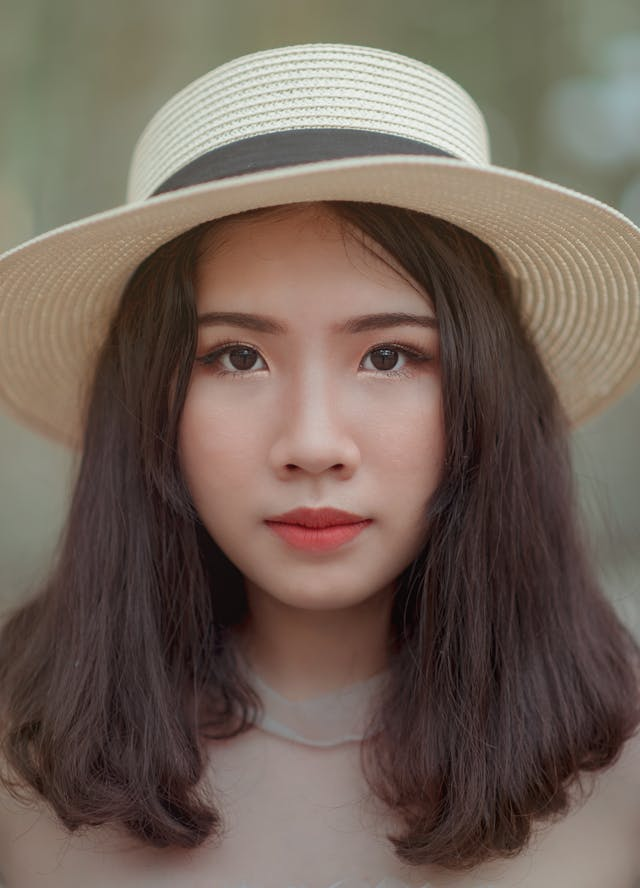
#> input picture Programming for AI (PAI)/Pai_lab/lab11/face.jpg, 640 x 888 px
$ jupyter execute labTask.ipynb
#> lines starting #> are read from the running program, lines starting #| are printed output that depends on the picture; after the words box and inside, x2 and y2 are one past the last pixel; in counts of white or black regions, pixels touching at a corner belong together
1.	Load an image from file and display it, convert to grayscale, resize it to specific size using OpenCV.

[cell 1]
import cv2

image=cv2.imread("face.jpg")
#> image is the input picture: shape (888, 640, 3); mean B, G, R 88.9, 99.3, 114.6
greyedImage=cv2.cvtColor(image,cv2.COLOR_BGR2GRAY)
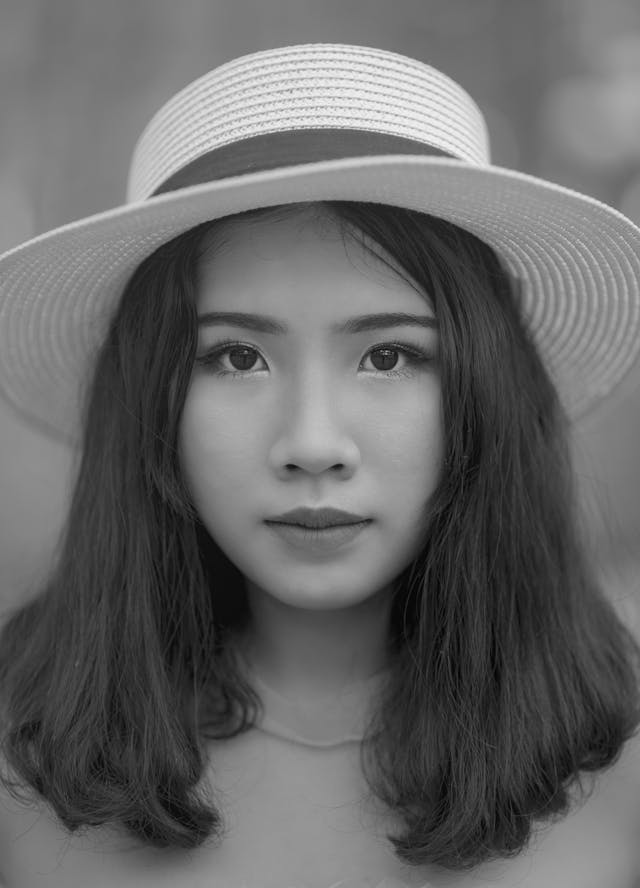
#> greyedImage: shape (888, 640); min 1, max 249, mean 102.7

cv2.imshow("Grey",greyedImage)
cv2.waitKey(0)
cv2.destroyAllWindows()

2.	Create a blank image and draw basic shapes like rectangles and circles on it using OpenCV.

[cell 2]
import cv2
import numpy as np

image=np.zeros((720,1280,3),dtype=np.uint8)

cv2.rectangle(image,(50,50),(200,230),(0,255,0),-1)
#> image: shape (720, 1280, 3)
cv2.circle(image,(550,450),170,(140,40,40),-1)
#> image: shape (720, 1280, 3); mean B, G, R 13.8, 11.5, 3.9


cv2.imshow("image",image)
cv2.waitKey(0)
cv2.destroyAllWindows()

3.	Load an image and apply Gaussian blur, crop at specific region using OpenCV, NumPy array slicing.

[cell 3]
import cv2
import numpy as np

image=cv2.imread("face.jpg")
image=cv2.GaussianBlur(image,(15,15),0)
#> image: shape (888, 640, 3)

image=image[100:800,70:750]
#> image: shape (700, 570, 3)

cv2.imshow("image",image)
cv2.waitKey(0)
cv2.destroyAllWindows()

4.	Load an image and add text to it using OpenCV, repeat this for creating a blank image and add text on that as well.

[cell 4]
import cv2
import numpy as np

image=cv2.imread("face.jpg")
text="Abdullah Sonija 24K-0013"
font=cv2.FONT_HERSHEY_PLAIN
cv2.putText(image,text,(20,70),font,2.5,(0,0,0),2)
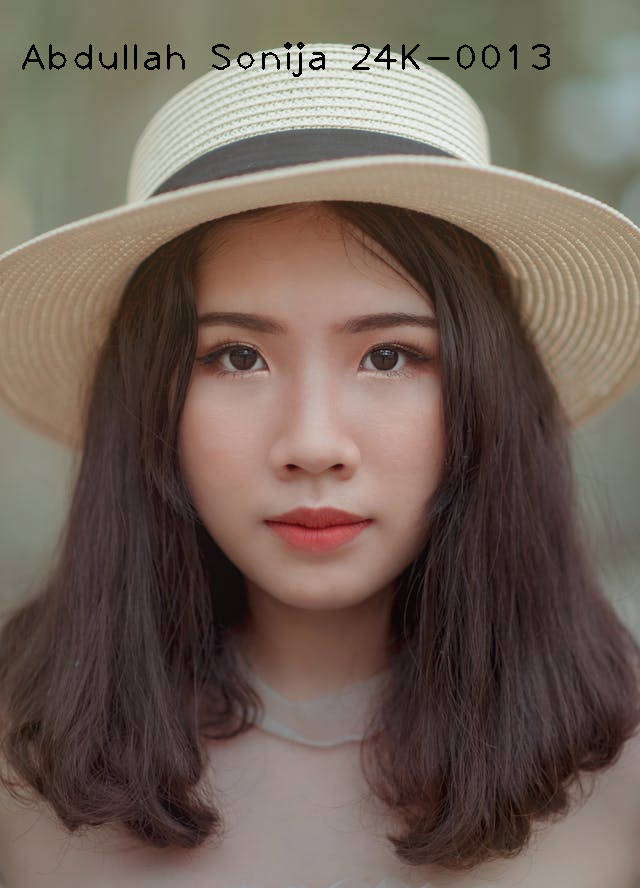
#> image: shape (888, 640, 3); 0.53% of pixels changed, all inside (x1, y1, x2, y2) = (22, 42, 550, 77)

cv2.imshow("image",image)
cv2.waitKey(0)
cv2.destroyAllWindows()

image2=np.zeros((720,1280,3),dtype=np.uint8)
text="Abdullah Sonija 24K-0013"
font=cv2.FONT_HERSHEY_PLAIN
cv2.putText(image2,text,(120,70),font,5,(10,210,90),3)

cv2.imshow("image2",image2)
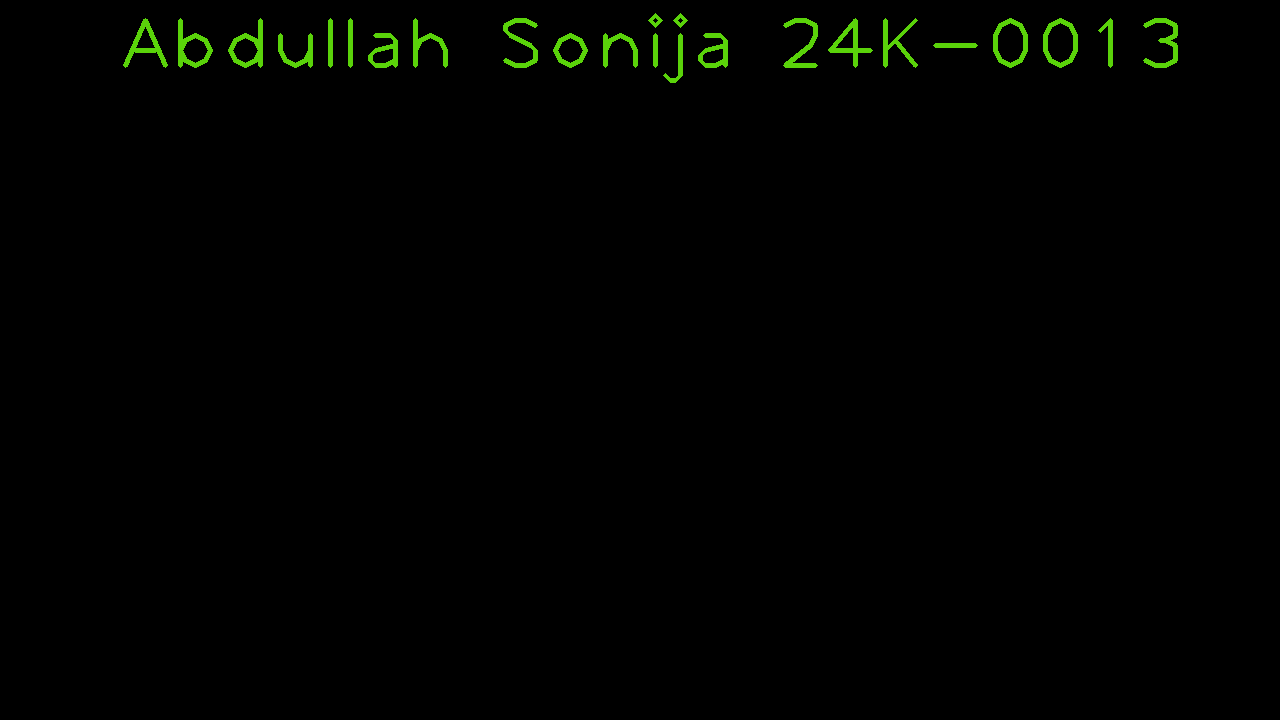
#> window 'image2': shape (720, 1280, 3); mean B, G, R 0.1, 2.3, 1
cv2.waitKey(0)
cv2.destroyAllWindows()

5.	Load a grayscale image and apply binary thresholding to it and the rotate at 60 degree using OpenCV.

[cell 5]
import cv2

image=cv2.imread("face.jpg",cv2.IMREAD_GRAYSCALE)
#> image: shape (888, 640); min 0, max 249, mean 102.7
ret,thresholdImage=cv2.threshold(image,100,180,cv2.THRESH_BINARY)
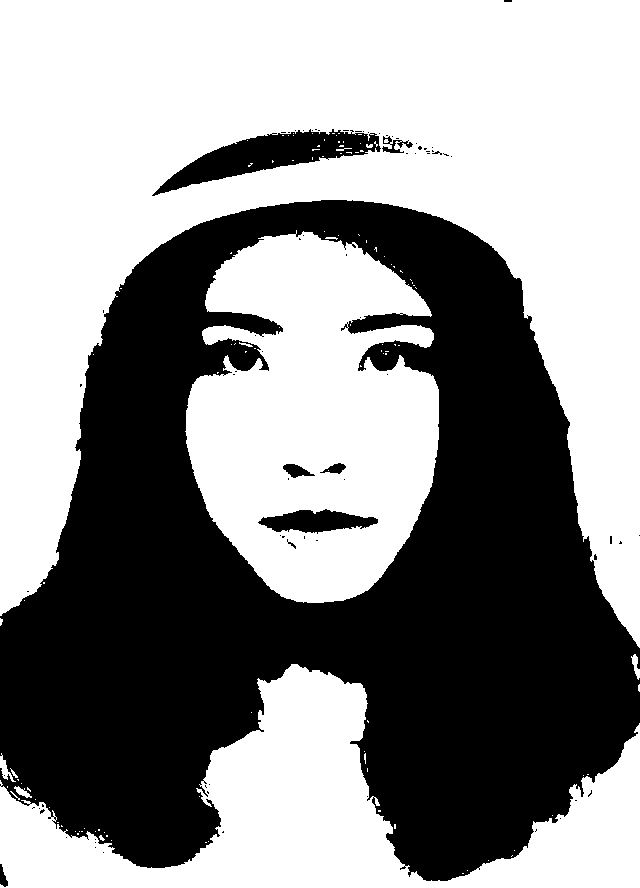
#> thresholdImage: shape (888, 640); values 0 (black) and 180 (white), 56.9% white; 77 black regions (69 under 20 px), largest, box (x1, y1, x2, y2) and area: (0, 200, 640, 881) 236297, (152, 129, 381, 196) 5716, (258, 509, 378, 534) 1805

rot=cv2.getRotationMatrix2D((image.shape[1]/2,image.shape[0]/2),60,1)
thresholdImage=cv2.warpAffine(image,rot,(image.shape[1],image.shape[0]))
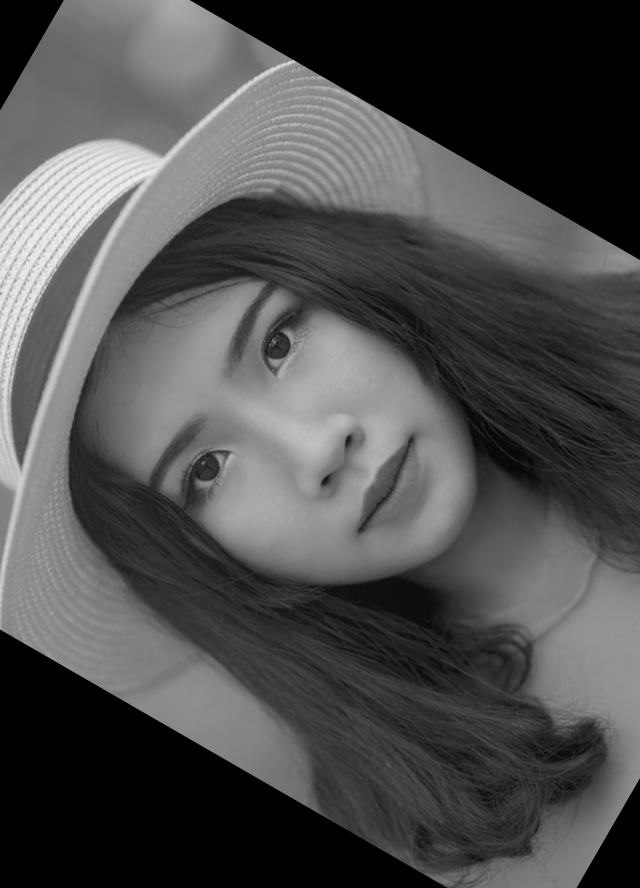
#> thresholdImage: shape (888, 640); min 0, max 244, mean 77.7

cv2.imshow("image",thresholdImage)
cv2.waitKey(0)
cv2.destroyAllWindows()

6.	Load two images and blend them using OpenCV, and the convert it to grayscale and apply histogram equalization to enhance contrast.

[cell 6]
import cv2

image1=cv2.imread("face.jpg")
image2=cv2.imread("pattern.jpg")
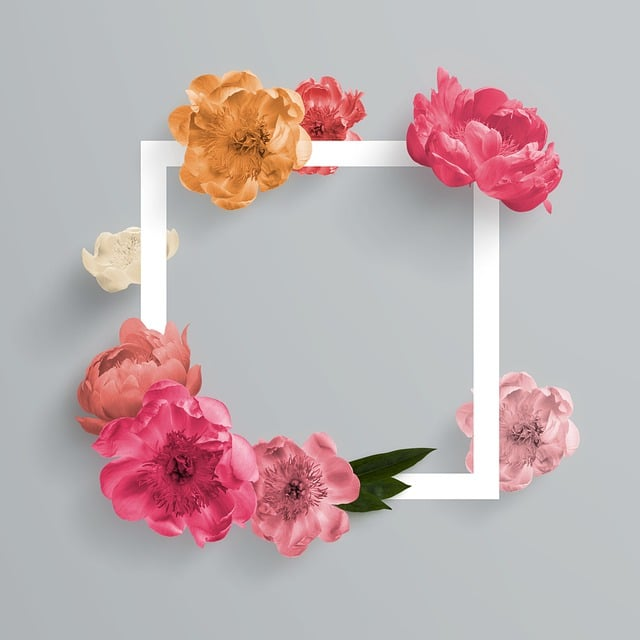
#> input picture Programming for AI (PAI)/Pai_lab/lab11/pattern.jpg, 640 x 640 px
#> image2 is the input picture: shape (640, 640, 3); mean B, G, R 178, 176.1, 192.7

image1=cv2.resize(image1,(image2.shape[1],image2.shape[0]))
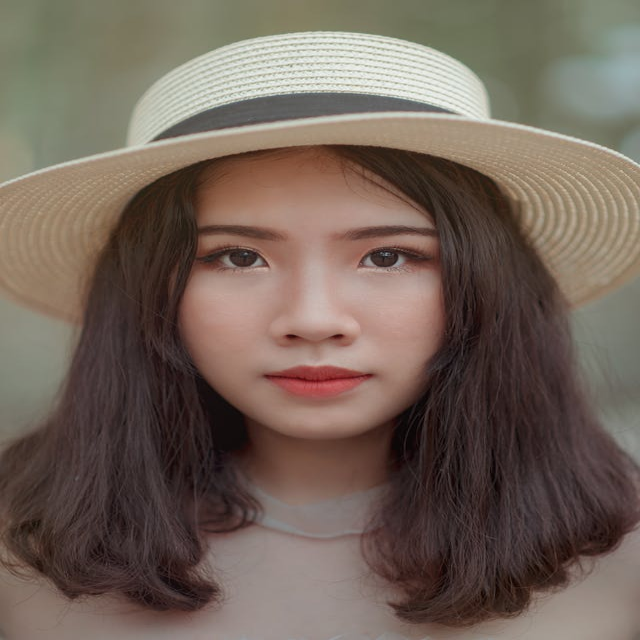
#> image1: shape (640, 640, 3); mean B, G, R 88.9, 99.2, 114.5

image=cv2.add(image1,image2)
#> image: shape (640, 640, 3)
image=cv2.cvtColor(image,cv2.COLOR_BGR2GRAY)
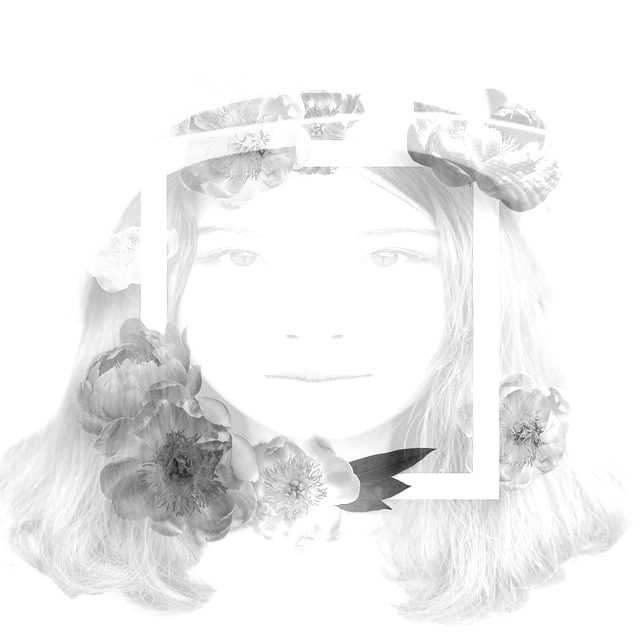
#> image: shape (640, 640); min 24, max 255, mean 239.4
image=cv2.equalizeHist(image)
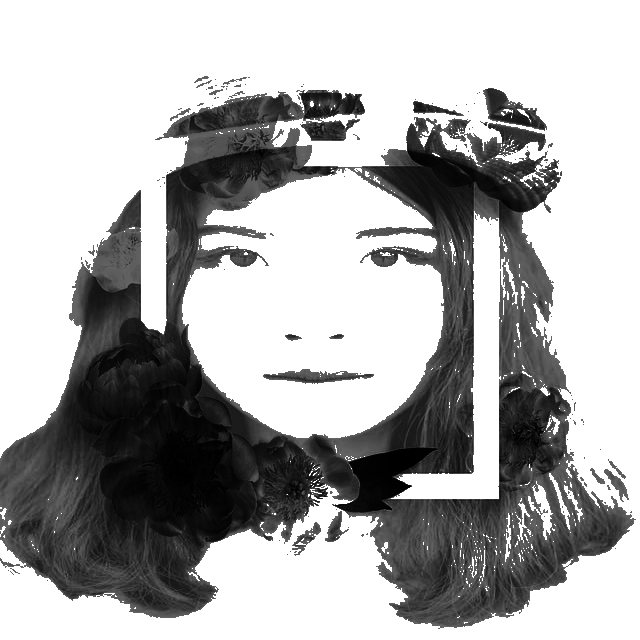
#> image: shape (640, 640); min 0, max 255, mean 174.8

cv2.imshow("image +",image)
cv2.waitKey(0)
cv2.destroyAllWindows()
